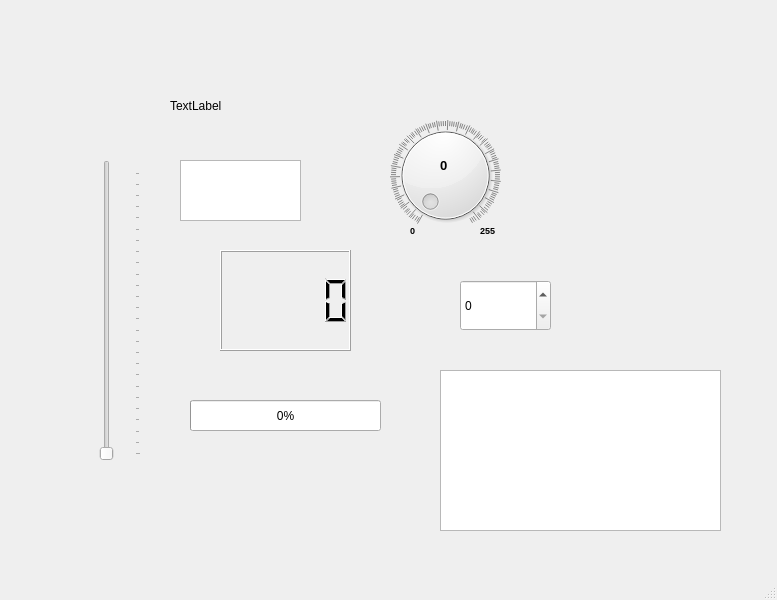
<?xml version="1.0" encoding="UTF-8"?>
<ui version="4.0">
 <class>MainWindow</class>
 <widget class="QMainWindow" name="MainWindow">
  <property name="geometry">
   <rect>
    <x>0</x>
    <y>0</y>
    <width>777</width>
    <height>600</height>
   </rect>
  </property>
  <property name="windowTitle">
   <string>MainWindow</string>
  </property>
  <widget class="QWidget" name="centralwidget">
   <widget class="QDial" name="dial">
    <property name="enabled">
     <bool>true</bool>
    </property>
    <property name="geometry">
     <rect>
      <x>390</x>
      <y>110</y>
      <width>111</width>
      <height>131</height>
     </rect>
    </property>
    <property name="maximum">
     <number>255</number>
    </property>
    <property name="value">
     <number>0</number>
    </property>
    <property name="invertedAppearance">
     <bool>false</bool>
    </property>
    <property name="invertedControls">
     <bool>false</bool>
    </property>
    <property name="wrapping">
     <bool>false</bool>
    </property>
    <property name="notchTarget">
     <double>1.699999999999999</double>
    </property>
    <property name="notchesVisible">
     <bool>true</bool>
    </property>
   </widget>
   <widget class="QLabel" name="label">
    <property name="geometry">
     <rect>
      <x>440</x>
      <y>150</y>
      <width>31</width>
      <height>31</height>
     </rect>
    </property>
    <property name="font">
     <font>
      <pointsize>10</pointsize>
      <weight>75</weight>
      <bold>true</bold>
     </font>
    </property>
    <property name="text">
     <string>0</string>
    </property>
   </widget>
   <widget class="QSpinBox" name="spinBox">
    <property name="geometry">
     <rect>
      <x>460</x>
      <y>280</y>
      <width>91</width>
      <height>51</height>
     </rect>
    </property>
    <property name="mouseTracking">
     <bool>false</bool>
    </property>
    <property name="maximum">
     <number>255</number>
    </property>
   </widget>
   <widget class="QSlider" name="verticalSlider">
    <property name="geometry">
     <rect>
      <x>80</x>
      <y>160</y>
      <width>61</width>
      <height>301</height>
     </rect>
    </property>
    <property name="maximum">
     <number>255</number>
    </property>
    <property name="orientation">
     <enum>Qt::Vertical</enum>
    </property>
    <property name="tickPosition">
     <enum>QSlider::TicksBelow</enum>
    </property>
    <property name="tickInterval">
     <number>0</number>
    </property>
   </widget>
   <widget class="QProgressBar" name="progressBar">
    <property name="geometry">
     <rect>
      <x>190</x>
      <y>400</y>
      <width>191</width>
      <height>31</height>
     </rect>
    </property>
    <property name="maximum">
     <number>255</number>
    </property>
    <property name="value">
     <number>0</number>
    </property>
   </widget>
   <widget class="QLabel" name="label_2">
    <property name="geometry">
     <rect>
      <x>170</x>
      <y>70</y>
      <width>81</width>
      <height>71</height>
     </rect>
    </property>
    <property name="text">
     <string>TextLabel</string>
    </property>
   </widget>
   <widget class="QLCDNumber" name="lcdNumber">
    <property name="geometry">
     <rect>
      <x>220</x>
      <y>250</y>
      <width>131</width>
      <height>101</height>
     </rect>
    </property>
   </widget>
   <widget class="QTextEdit" name="textEdit">
    <property name="geometry">
     <rect>
      <x>440</x>
      <y>370</y>
      <width>281</width>
      <height>161</height>
     </rect>
    </property>
   </widget>
   <widget class="QTextBrowser" name="textBrowser">
    <property name="geometry">
     <rect>
      <x>180</x>
      <y>160</y>
      <width>121</width>
      <height>61</height>
     </rect>
    </property>
   </widget>
   <widget class="QLabel" name="label_3">
    <property name="geometry">
     <rect>
      <x>410</x>
      <y>220</y>
      <width>16</width>
      <height>21</height>
     </rect>
    </property>
    <property name="font">
     <font>
      <pointsize>7</pointsize>
      <weight>75</weight>
      <bold>true</bold>
     </font>
    </property>
    <property name="text">
     <string>0</string>
    </property>
   </widget>
   <widget class="QLabel" name="label_4">
    <property name="geometry">
     <rect>
      <x>480</x>
      <y>220</y>
      <width>21</width>
      <height>21</height>
     </rect>
    </property>
    <property name="font">
     <font>
      <pointsize>7</pointsize>
      <weight>75</weight>
      <bold>true</bold>
     </font>
    </property>
    <property name="text">
     <string>255</string>
    </property>
   </widget>
  </widget>
  <widget class="QMenuBar" name="menubar">
   <property name="geometry">
    <rect>
     <x>0</x>
     <y>0</y>
     <width>777</width>
     <height>21</height>
    </rect>
   </property>
  </widget>
  <widget class="QStatusBar" name="statusbar"/>
 </widget>
 <resources/>
 <connections>
  <connection>
   <sender>dial</sender>
   <signal>valueChanged(int)</signal>
   <receiver>label</receiver>
   <slot>setNum(int)</slot>
   <hints>
    <hint type="sourcelabel">
     <x>352</x>
     <y>248</y>
    </hint>
    <hint type="destinationlabel">
     <x>380</x>
     <y>371</y>
    </hint>
   </hints>
  </connection>
  <connection>
   <sender>dial</sender>
   <signal>valueChanged(int)</signal>
   <receiver>spinBox</receiver>
   <slot>setValue(int)</slot>
   <hints>
    <hint type="sourcelabel">
     <x>345</x>
     <y>351</y>
    </hint>
    <hint type="destinationlabel">
     <x>115</x>
     <y>306</y>
    </hint>
   </hints>
  </connection>
  <connection>
   <sender>spinBox</sender>
   <signal>valueChanged(int)</signal>
   <receiver>dial</receiver>
   <slot>setValue(int)</slot>
   <hints>
    <hint type="sourcelabel">
     <x>345</x>
     <y>486</y>
    </hint>
    <hint type="destinationlabel">
     <x>345</x>
     <y>351</y>
    </hint>
   </hints>
  </connection>
  <connection>
   <sender>dial</sender>
   <signal>valueChanged(int)</signal>
   <receiver>textEdit</receiver>
   <slot>paste()</slot>
   <hints>
    <hint type="sourcelabel">
     <x>495</x>
     <y>151</y>
    </hint>
    <hint type="destinationlabel">
     <x>590</x>
     <y>491</y>
    </hint>
   </hints>
  </connection>
  <connection>
   <sender>dial</sender>
   <signal>valueChanged(int)</signal>
   <receiver>label_2</receiver>
   <slot>setNum(int)</slot>
   <hints>
    <hint type="sourcelabel">
     <x>495</x>
     <y>151</y>
    </hint>
    <hint type="destinationlabel">
     <x>240</x>
     <y>126</y>
    </hint>
   </hints>
  </connection>
  <connection>
   <sender>dial</sender>
   <signal>valueChanged(int)</signal>
   <receiver>lcdNumber</receiver>
   <slot>display(int)</slot>
   <hints>
    <hint type="sourcelabel">
     <x>480</x>
     <y>176</y>
    </hint>
    <hint type="destinationlabel">
     <x>285</x>
     <y>321</y>
    </hint>
   </hints>
  </connection>
  <connection>
   <sender>dial</sender>
   <signal>valueChanged(int)</signal>
   <receiver>progressBar</receiver>
   <slot>setValue(int)</slot>
   <hints>
    <hint type="sourcelabel">
     <x>480</x>
     <y>176</y>
    </hint>
    <hint type="destinationlabel">
     <x>285</x>
     <y>436</y>
    </hint>
   </hints>
  </connection>
 </connections>
</ui>
